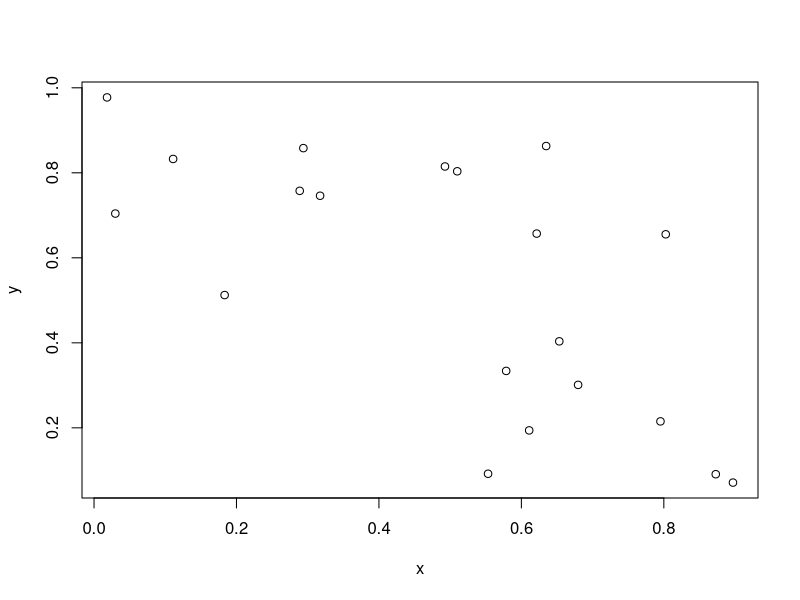

Here is the R script that generated this plot:
# hardy-weinberg equilibrium
# function: hardy-weinburg
# inputs: p - allele frequency of dominant allele
# outputs: q (recessive) - frequencies of the 3 genotypes (fAA, fAB, fBB)

hardy_weinburg <- function(p = runif(1)){
  q <- 1 - p
  fAA <- p^2
  fAB <- 2*p*q
  fBB <- q^2
out_vec <- signif(c(q=q, p=p, AA=fAA, BB=fBB, AB=fAB), digits = 3)

return(out_vec)
}

hardy_weinburg(p = 0.3)

# global vs local parameters
my_func <- function(a=3, b=4){
  z <- a+b
  return(z)
}

my_func()

# passing global variables properly
my_func_2 <- function(first, second){
  z <- first + second
  return(z)

}

# regression function
# function: fit_linear
# purpose: fits a simple lin reg
# inputs: numeric vector or predictos x and response y
# out: slope & p-value
fit_linear <- function(x=runif(20), y=runif(20)){
  my_mod <- lm(y~x)
  my_out <- c(slope=summary(my_mod)$coefficients[2,1],
  p_value=summary(my_mod)$coefficients[2,4])

  plot(x=x, y=y)
  return(my_out)
}
fit_linear()